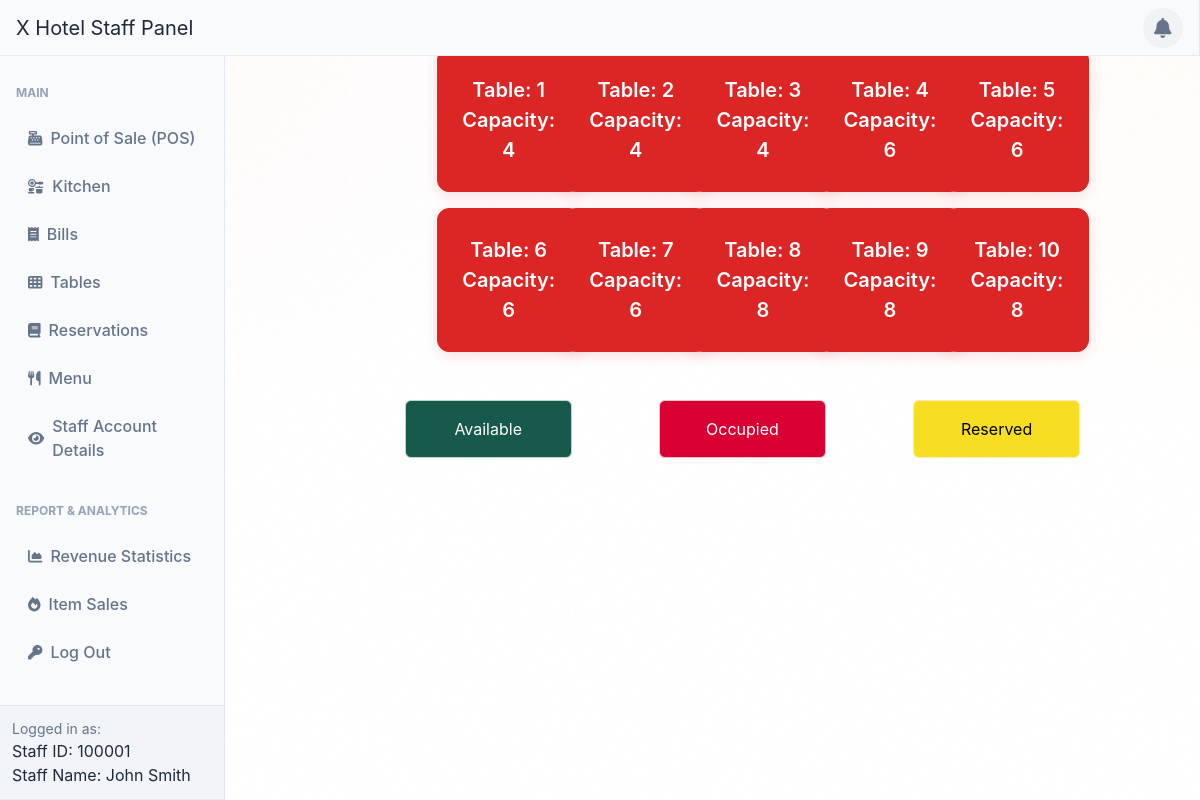
/adminSide/posBackend/posTable.php (signed in), run on the app's committed database.
### tables this page shows
CREATE TABLE `restaurant_tables` (
  `table_id` int NOT NULL AUTO_INCREMENT,
  `capacity` int DEFAULT NULL,
  `is_available` tinyint(1) DEFAULT NULL,
  `table_type` varchar(50) DEFAULT 'Standard',
  PRIMARY KEY (`table_id`)
);

### adminSide/posBackend/posTable.php (the view, shortened to what this page needs)
<?php
include '../inc/dashHeader.php';
require_once '../config.php';
?>
<!DOCTYPE html>
<html>
<head>
    <link href="../css/pos.css" rel="stylesheet" />
</head>
<body>
<div class="pos-content-wrapper">
    <div class="container-fluid" style="text-align: center; margin-top:3rem;">
        <div id="POS-Content" class="row justify-content-center" >
            <div class="col-md-10" style="margin-top: 0rem;max-height: 700px; overflow-y: auto;">
                <div class="row justify-content-center">
                    <?php
                    $query = "SELECT * FROM Restaurant_Tables ORDER BY table_id;";
                    $result = mysqli_query($link, $query);
                    if ($result) {
                        $table_count = 0;
                        while ($row = mysqli_fetch_assoc($result)) {
                            if ($table_count % 5 == 0) {
                                echo '</div><div class="row justify-content-center">';
                            }
                            $table_id = $row['table_id'];
                            $capacity = $row['capacity'];
                            $sqlBill = "SELECT bill_id FROM Bills WHERE table_id = $table_id ORDER BY bill_time DESC LIMIT 1";
                            $result1 = $link->query($sqlBill);
                            $latestBillData = $result1->fetch_assoc();
                            $selectedDate = date("Y-m-d");
                            $endTime = date("H:i:s");
                            $startTime = date("H:i:s", strtotime($endTime) - (15 * 60));
                            $maxTime = date("H:i:s", strtotime($endTime) + (30 * 60));
                            $reservationQuery = "SELECT * FROM reservations WHERE table_id = $table_id AND reservation_date = '$selectedDate' AND reservation_time BETWEEN '$startTime' AND '$maxTime'";
                            $reservationResult = mysqli_query($link, $reservationQuery);
                            if ($latestBillData) {
                                $latestBillID = $latestBillData['bill_id'];
                                $sqlBillItems = "SELECT * FROM bill_items WHERE bill_id = $latestBillID";
                                $result2 = $link->query($sqlBillItems);
                                if ($result2 && mysqli_num_rows($result2) > 0) {
                                    $billItemColor = 'rgb(216, 0, 50)';
                                    $billItemColor = 'rgb(216, 0, 50)';
                                } else {
                                    $billItemColor = 'rgb(23, 89, 74)';
                                }
                                $paymentTimeQuery = "SELECT payment_time FROM Bills WHERE bill_id = $latestBillID";
                                $paymentTimeResult = $link->query($paymentTimeQuery);
                                $hasPaymentTime = false;
                                if ($paymentTimeResult && $paymentTimeResult->num_rows > 0) {
                                    $paymentTimeRow = $paymentTimeResult->fetch_assoc();
                                    if (!empty($paymentTimeRow['payment_time'])) {
                                        $hasPaymentTime = true;
                                    }
                                }
                                $box_color = $hasPaymentTime ? 'rgb(23, 89, 74)' : $billItemColor;
                            } else {
                                $latestBillID = null;
                                $box_color = 'gray';
                            }
                            echo '<div class="col-md-2 mb-3" style="position: relative;">';
                            if ($reservationResult && mysqli_num_rows($reservationResult) > 0) {
                                echo '<a href="orderItem.php?bill_id=' . $latestBillID . '&table_id=' . $table_id . '"class="btn btn-primary btn-block btn-lg" style="color:black; '
                                        . 'background-color: rgb(248, 222, 34);justify-content: center; align-items: center; display: flex; width: 9rem; height: 9rem;">'
                                        . 'Table: ' . $table_id . '<br>Capacity: ' . $capacity;
                            } else{
                                echo '<a href="orderItem.php?bill_id=' . $latestBillID . '&table_id=' . $table_id . '"class="btn btn-primary btn-block btn-lg" '
                                        . 'style="background-color: ' . $box_color . ';justify-content: center; align-items: center; display: flex; width: 9rem; height: 9rem;">Table:'
                                        . ' ' . $table_id . '<br>Capacity: ' . $capacity;
                            }
                            echo '</a></div>';
                            $table_count++;
                        }
                    } else {
                        echo "Error fetching tables: " . mysqli_error($link);
                    }
                    ?>
                </div>
              <div class="row d-flex justify-content-around"style="margin-top: 2rem;" >
                 <div class="col-md-3">
                    <div class="alert alert-success" role="alert" style="color:white;background-color: rgb(23, 89, 74);" data-toggle="tooltip" data-placement="top" title="Tables That are Free">
                        Available
                    </div>
                </div>
                <div class="col-md-3">
                    <div class="alert alert-danger" role="alert" style="color:white;background-color: rgb(216, 0, 50);" data-toggle="tooltip" data-placement="top" title="Tables That are Used">
                        Occupied
                    </div>
                </div>
                <div class="col-md-3">
                    <div class="alert alert-warning" style="color:black;background-color: rgb(248, 222, 34);" role="alert" data-toggle="tooltip" data-placement="top" title="Tables That are Reserved">
                        Reserved
                    </div>
                     </div>
                </div>
            </div>
        </div>
    </div>
</div>
<?php include '../inc/dashFooter.php' ?>

### adminSide/inc/dashHeader.php (shortened to what this page needs)
<!DOCTYPE html>
<html lang="en">
    <head>
        <link href="../css/styles.css?v=1.4" rel="stylesheet" />
    </head>
    <body class="sb-nav-fixed">
        <nav class="sb-topnav navbar navbar-expand navbar-dark bg-dark justify-content-between">
            <div class="d-flex align-items-center">
                <a class="navbar-brand ps-3" href="../panel/pos-panel.php">X Hotel Staff Panel</a>
            </div>
            <div class="d-flex align-items-center pe-3" style="position: relative; z-index: 1050;">
                <a id="navbar-notification-btn" href="../panel/notifications.html" style="color: #64748B; font-size: 1.25rem; position: relative; text-decoration: none; display: flex; align-items: center; justify-content: center; width: 40px; height: 40px; border-radius: 50%; background: rgba(0, 0, 0, 0.03); transition: background-color 0.2s;" title="View Notifications">
                    <i class="fas fa-bell"></i>
                </a>
            </div>
        </nav>
        <div id="layoutSidenav">
            <div id="layoutSidenav_nav">
                <nav class="sb-sidenav accordion sb-sidenav-dark" id="sidenavAccordion">
                    <div class="sb-sidenav-menu">
                        <div class="nav">
                            <div class="sb-sidenav-menu-heading">Main</div>
                            <a class="nav-link" href="../panel/pos-panel.php">
                                <div class="sb-nav-link-icon"><i class="fas fa-cash-register"></i></div>
                                Point of Sale (POS)
                            </a>
                            <a class="nav-link" href="../panel/kitchen-panel.php">
                                <div class="sb-nav-link-icon"><i class="fas fa-kitchen-set"></i></div>
                                Kitchen
                            </a>
                            <a class="nav-link" href="../panel/bill-panel.php">
                                <div class="sb-nav-link-icon"><i class="fas fa-receipt"></i></div>
                                Bills
                            </a>
                            <a class="nav-link" href="../panel/table-panel.php">
                                <div class="sb-nav-link-icon"><i class="fas fa-table-cells"></i></div>
                                Tables
                            </a>
                            <a class="nav-link" href="../panel/reservation-panel.php">
                                <div class="sb-nav-link-icon"><i class="fas fa-book"></i></div>
                                Reservations
                            </a>
                            <a class="nav-link" href="../panel/menu-panel.php">
                                <div class="sb-nav-link-icon"><i class="fas fa-utensils"></i></div>
                                Menu
                            </a>
                            <a class="nav-link" href="../panel/account-panel.php">
                                <div class="sb-nav-link-icon"><i class="fas fa-eye"></i></div>
                                Staff Account Details
                            </a>
                            <div class="sb-sidenav-menu-heading">Report & Analytics</div>
                            <a class="nav-link" href="../panel/statistics-panel.php">
                                <div class="sb-nav-link-icon"><i class="fas fa-chart-area"></i></div>
                                Revenue Statistics
                            </a>
                            <a class="nav-link" href="../panel/sales-panel.php">
                                <div class="sb-nav-link-icon"><i class="fas fa-fire"></i></div>
                                Item Sales
                            </a>
                            <a class="nav-link" href="../StaffLogin/logout.php">
                                <div class="sb-nav-link-icon"><i class="fas fa-key"></i></div>
                                Log Out
                            </a>
                        </div>
                    </div>
                        <div class="sb-sidenav-footer">
                            <div class="small">Logged in as:</div>
                                <?php
                                if (isset($_SESSION['logged_account_id']) && isset($_SESSION['logged_staff_name'])) {
                                    echo "Staff ID: " . $_SESSION['logged_account_id'] . "<br>";
                                    echo "Staff Name: " . $_SESSION['logged_staff_name'];
                                } else {
                                    echo "Not logged in";
                                }
                                ?>
                        </div>
                </nav>
            </div>
        </<div>
            <div id="content-for-template">Content</div>

### adminSide/inc/dashFooter.php
    </body>
</html>

### adminSide/posBackend/posTable.php (style rules this page uses)
.pos-content-wrapper { padding-left: 225px; transition: padding-left 0.15s ease-in-out; width: 100%; }

### data on the page
restaurant_tables: table_id "1", capacity "4"
restaurant_tables: table_id "2", capacity "4"
restaurant_tables: table_id "3", capacity "4"
restaurant_tables: table_id "4", capacity "6"
restaurant_tables: table_id "5", capacity "6"
restaurant_tables: table_id "6", capacity "6"
restaurant_tables: table_id "7", capacity "6"
restaurant_tables: table_id "8", capacity "8"
restaurant_tables: table_id "9", capacity "8"
restaurant_tables: table_id "10", capacity "8"

### other printed values
$_SESSION['logged_account_id'] "100001"
$_SESSION['logged_staff_name'] "John Smith"
